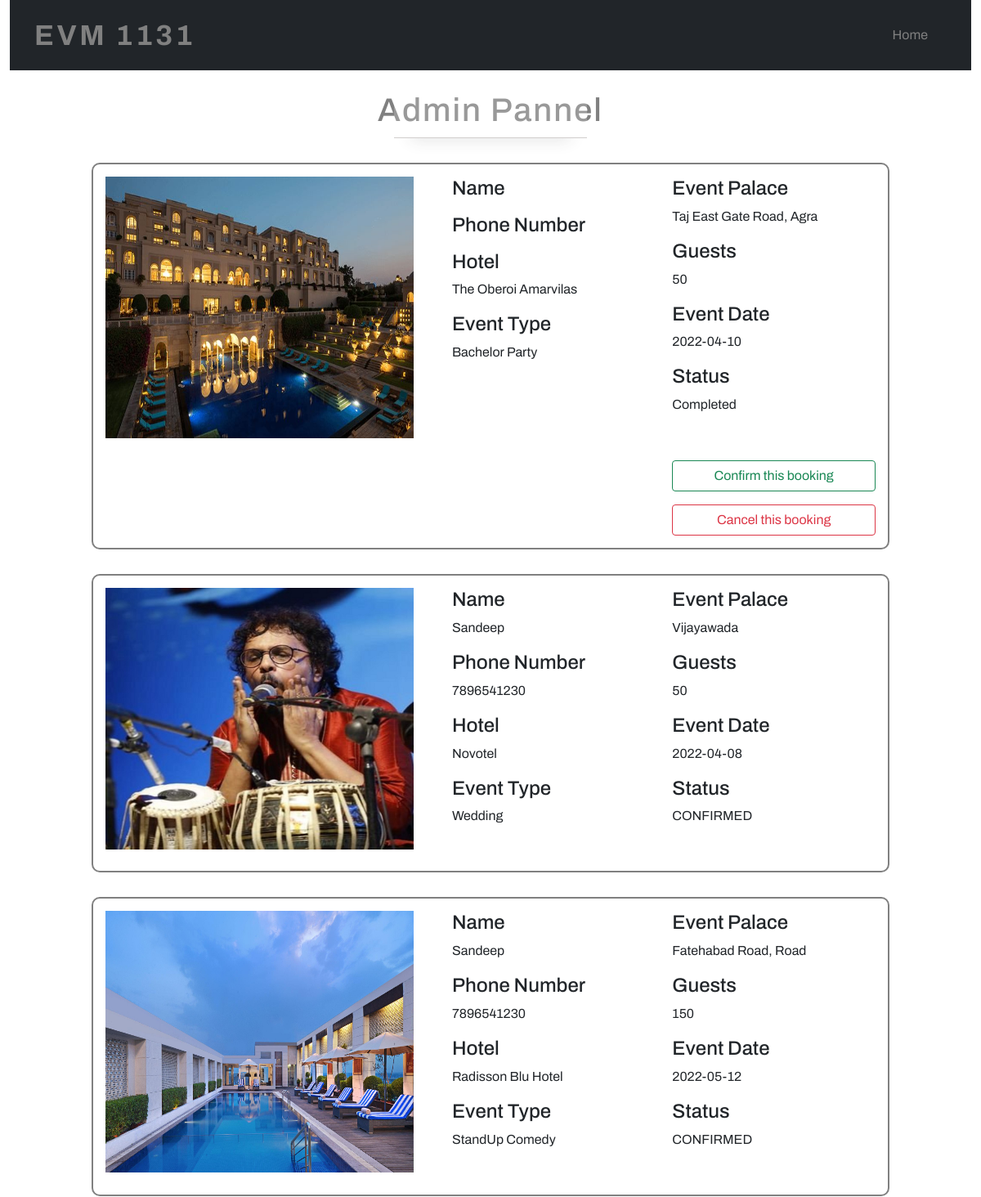
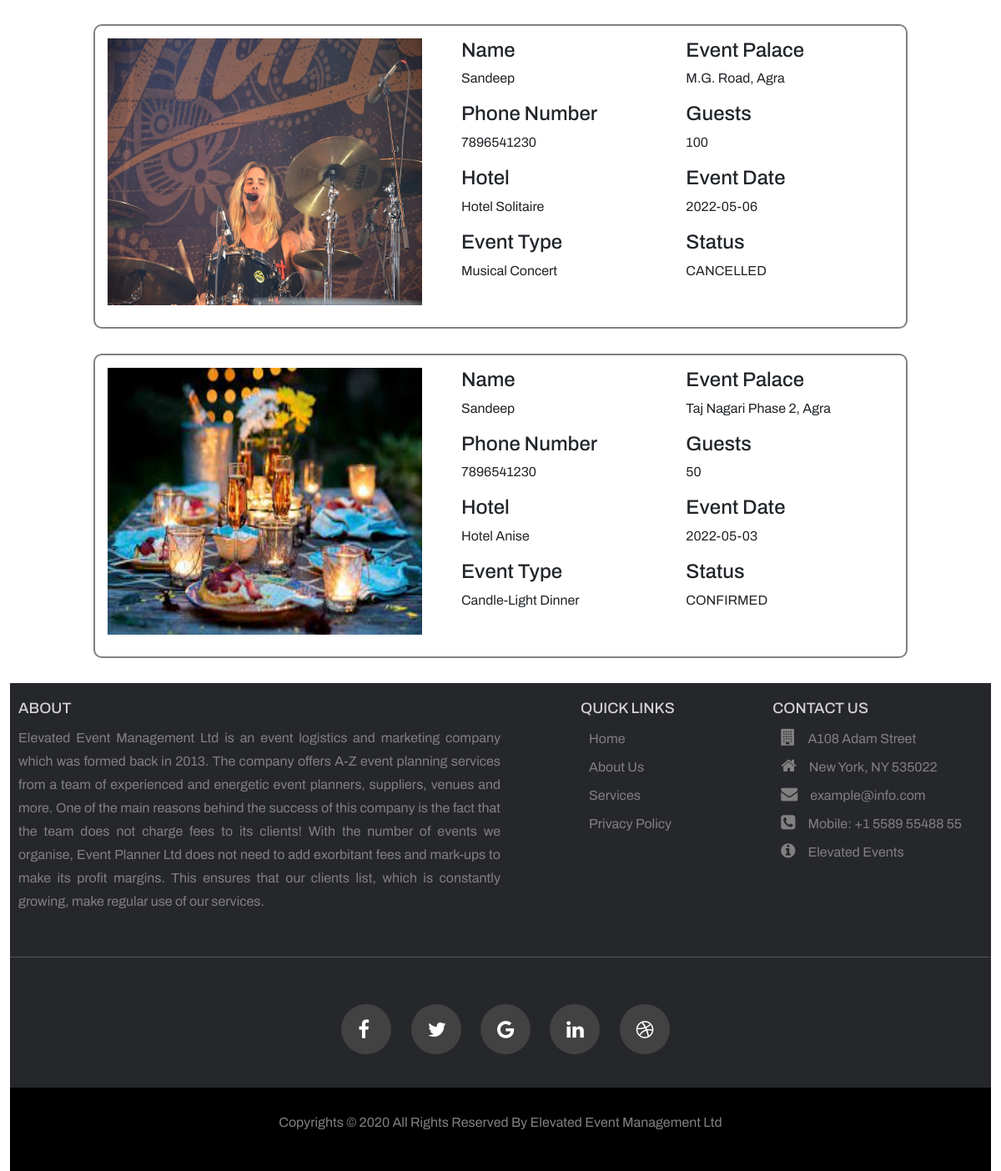
Page /AdminHome/ on the committed database (2 pictures, top to bottom).
### app/models.py (models this page shows, shortened)
class Booking(models.Model):
    user = models.ForeignKey(User,on_delete=models.CASCADE)
    venue = models.ForeignKey(Venue,on_delete=models.CASCADE)
    food_type = models.CharField(max_length=500)
    dinner_type = models.CharField(max_length=500)
    guest_count = models.IntegerField(default=100)
    total_cost = models.IntegerField(default=0)
    date = models.CharField(max_length=100)
    status = models.CharField(max_length=500,default="Pending")
    isPending = models.BooleanField(default=True)

class Venue(models.Model):
    event = models.ForeignKey(Event,on_delete=models.CASCADE)
    name = models.CharField(max_length=500)
    image = models.ImageField(upload_to='event/static/VenueImages/')
    location = models.CharField(max_length=1000)
    rating = models.DecimalField(decimal_places=2,max_digits=4)
    guests = models.IntegerField()
    wifi_available = models.BooleanField(default=False)
    t4seven_available = models.BooleanField(default=False)
    lightning_available = models.BooleanField(default=False)
    catering_available = models.BooleanField(default=False)
    dj_available = models.BooleanField(default=False)
    normal_plate_rate = models.IntegerField(default=0)
    deluxe_plate_rate = models.IntegerField(default=0)
    royal_plate_rate = models.IntegerField(default=0)

class Event(models.Model):
    event_id = models.IntegerField(unique=True)
    event_name = models.CharField(max_length=500)
    image = models.ImageField(upload_to='event/static/EventImages/')

class User(AbstractBaseUser, PermissionsMixin):
    username = models.CharField(unique=True,max_length=100)
    email = models.EmailField(unique=True, null=True , blank=True)
    name = models.CharField(max_length=100)
    mobile_no = models.CharField(max_length=100,blank=True)
    is_active = models.BooleanField(_('active'), default=True)
    is_staff = models.BooleanField(_('staff'), default=False)
    is_admin = models.BooleanField(_('admin'),default=False)
    objects = UserManager()
    USERNAME_FIELD = 'username'
    REQUIRED_FIELDS = []
    class Meta:
        verbose_name = _('user')
        verbose_name_plural = _('users')

### app/views.py (the view)
# urls.py: path('AdminHome/', AdminHomePageView, name="adminhome"),
def AdminHomePageView(request):
    bookings = Booking.objects.filter()
    context = {'bookings': bookings }
    return render(request, 'AdminHome.html',context=context)

### app/templates/AdminHome.html (shortened to what this page needs)
<!DOCTYPE html>
<html lang="en">
<head>
    <link rel="stylesheet" href="/static/Style/Admin.css">
    <link rel="stylesheet" href="/static/css/bootstrap.min.css">
    <link rel="stylesheet" href="https://stackpath.bootstrapcdn.com/font-awesome/4.7.0/css/font-awesome.min.css">
    <link rel="stylesheet" href="/static/Style/indexFooter.css">
</head>
<body>
    <div class="container-fluid">
        <nav class="navbar navbar-expand-lg bg-dark nav1">
            <div class="container">
                <a class="navbar-brand title" href="/Home/">EVM 1131</a>
                <div class="collapse navbar-collapse" id="navbarSupportedContent">
                    <ul class="navbar-nav mr-auto w-100 justify-content-end">
                        <li class="nav-item active li-link">
                            <a class="nav-link li-link" href="/">Home</a>
                        </li>
                    </ul>
                </div>
            </div>
        </nav>
        <div class="header">
            <h1>Admin Pannel</h1>
            <hr id="hr-1">
        </div>
        {% for booking in bookings %}
        <div class="content">
            <div class="left">
                <img src="../static/{{ booking.venue.image }}" alt="">
            </div>
            <div class="right">{% csrf_token %}
                <div class="right-left">
                    <h4>Name</h4>
                    <p>{{booking.user.name}}</p>
                    <h4>Phone Number</h4>
                    <p>{{booking.user.mobile_no}}</p>
                    <h4>Hotel</h4>
                    <p>{{booking.venue.name}}</p>
                    <h4>Event Type</h4>
                    <p>{{booking.venue.event.event_name}}</p>
                </div>
                <div class="right-right">
                    <h4>Event Palace</h4>
                    <p>{{booking.venue.location}}</p>
                    <h4>Guests</h4>
                    <p>{{booking.guest_count}}</p>
                    <h4>Event Date</h4>
                    <p>{{booking.date}}</p>
                    <h4>Status</h4>
                    <p>{{booking.status}}</p>
                    <br>
                    {% if booking.isPending %}
                    <a href="/confirmbooking/{{booking.id}}/" class="btn btn-outline-success d-block mt-3 ">Confirm this
                        booking</a>
                    <a href="/cancelbooking/{{booking.id}}/" class="btn btn-outline-danger d-block mt-3">Cancel this
                        booking</a>
                    {% endif %}
                </div>
            </div>
        </div>
        {% endfor %}
        <footer>
            <section class="sec-1">
                <section class="about">
                    <h2>About</h2>
                    <p>Elevated Event Management Ltd is an event logistics and marketing company which was formed
                        back
                        in 2013. The
                        company offers A-Z event planning services from a team of experienced and energetic event
                        planners, suppliers, venues and more. One of the main reasons behind the success of this
                        company
                        is the fact that the team does not charge fees to its clients! With the number of events
                        we organise, Event Planner Ltd does not need to add exorbitant fees and mark-ups to make its
                        profit margins. This ensures that our clients list, which is constantly growing, make
                        regular
                        use of our services.</p>
                </section>
                <section class="link2">
                    <h2 class="quick-1">Quick Links</h2>
                    <ul>
                        <li><a href="/Home/">Home</a></li>
                        <li><a href="/About/">About Us</a></li>
                        <li><a href="/Services/">Services</a></li>
                        <li><a href="/privacypolicy/">Privacy Policy</a></li>
                    </ul>
                </section>
                <section class="link3">
                    <h2 class="quick-2">Contact Us</h2>
                    <ul>
                        <li><i class="fa fa-building"></i><span>A108 Adam Street</span></li>
                        <li><i class="fa fa-home"></i><span>New York, NY 535022</span></li>
                        <li><i class="fa fa-envelope"></i><span><a
                                    href="mailto:example@info.com">example@info.com</a></span></li>
                        <li><i class="fa fa-phone-square"></i><span><a href="tel:+1 5589 55488 55">Mobile: +1 5589 55488
                                    55</a></span></li>
                        <li><i class="fa fa-info-circle"></i><a href="#">Elevated Events</a></li>
                    </ul>
                </section>
            </section>
            <hr width="100%" noshade>
            <section class="sec-3">
                <ul>
                    <li><a href="#"><i class="fa fa-facebook"></i></a></li>
                    <li><a href="#"><i class="fa fa-twitter"></i></a></li>
                    <li><a href="#"><i class="fa fa-google"></i></a></li>
                    <li><a href="#"><i class="fa fa-linkedin"></i></a></li>
                    <li><a href="#"><i class="fa fa-dribbble"></i></a></li>
                </ul>
            </section>
            <section class="sec-4">
                <p>
                    Copyrights &copy 2020 All Rights Reserved By
                    <a href="#">Elevated Event Management Ltd</a>
                </p>
            </section>
        </footer>
    </div>
</body>
</html>

### app/static/Style/Admin.css (style rules this page uses)
* { padding: 0; margin: 0; box-sizing: border-box; font-family: 'Archivo', sans-serif; }
a.title { font-weight: bold; text-transform: uppercase; color: gray; font-size: 35px; letter-spacing: 3.5px; }
.navbar ul li { margin: 15px; }
.navbar ul li .li-link { position: relative; color: grey; }
.navbar ul li .li-link:before { content: ""; position: absolute; width: 0; height: 2px; bottom: 0; right: 0; background-color: white; visibility: hidden; transition: all 0.3s ease-in-out; }
.header h1 { color: gray; text-align: center; }
.header h1 { margin-top: 25px; margin-bottom: 10px; letter-spacing: 2px; }
#hr-1 { border: none; height: 20px; width: 20%; height: 50px; margin-top: 0; border-bottom: 1px solid #1f1209; box-shadow: 0 20px 20px -20px #333; margin: -50px auto 10px; }
.content { width: 83%; border: 2px solid gray; padding: 15px; margin: auto; margin-top: 30px; margin-bottom: 20px; border-radius: 10px; }
.content .left { float: left; width: 40%; }
.content img { width: 100%; height: 320px; }
.content .right { float: right; width: 55%; }
.content::after { content: ''; display: block; clear: both; }
.content .right .right-left { float: left; width: 50%; }
.content .right .right-right { float: right; width: 48%; }
.right::after { content: ''; display: block; clear: both; }

### app/static/Style/indexFooter.css (style rules this page uses)
* { margin: 0; padding: 0; box-sizing: border-box; }
footer { margin-top: 30px; width: 100%; background-color: #26272b; }
.sec-1 { display: flex; flex-direction: row; justify-content: space-between; padding: 20px 10px; }
.about { width: 50%; }
.sec-1 h2 { font-size: 18px; color: lightgray; text-transform: uppercase; }
.about p { text-align: justify; color: grey; line-height: 28px; margin-top: 10px; }
.sec-1 ul { list-style: none; }
.sec-1 ul li { padding: 5px; margin-right: 20px; }
.sec-1 a { text-decoration: none; color: grey; }
.sec-1 span { color: grey; }
.sec-1 i { color: grey; font-size: 20px; }
.link3 i { margin-right: 15px; }
.quick-1, .quick-2 { margin-left: 27px; }
hr { opacity: .2; color: white; }
.sec-3 { display: flex; justify-content: center; padding: 20px; }
.sec-3 ul { list-style: none; margin: 20px; }
.sec-3 ul li { display: inline-block; width: 60px; height: 60px; border-radius: 50%; background-color: #424242; padding: 20px; margin-right: 20px; }
.sec-3 ul li i { color: white; font-size: 24px; line-height: 20px; text-align: center; }
.sec-4 { display: flex; justify-content: center; background-color: black; padding: 30px; }
.sec-4 p { color: gray; position: relative; }
.sec-4 p a { color: gray; text-decoration: none; }
.sec-4 p::after { content: ''; display: block; width: 0; bottom: -10px; right: 0; height: 2px; position: absolute; background-color: yellow; transition: all .3s; }

### rows in the picture
Booking: venue.image (picture), venue.name "The Oberoi Amarvilas", venue.event.event_name "Bachelor Party", venue.location "Taj East Gate Road, Agra", guest_count "50", date "2022-04-10", status "Completed"
Booking: venue.image (picture), user.name "Sandeep", user.mobile_no "7896541230", venue.name "Novotel", venue.event.event_name "Wedding", venue.location "Vijayawada", guest_count "50", date "2022-04-08", status "CONFIRMED"
Booking: venue.image (picture), user.name "Sandeep", user.mobile_no "7896541230", venue.name "Radisson Blu Hotel", venue.event.event_name "StandUp Comedy", venue.location "Fatehabad Road, Road", guest_count "150", date "2022-05-12", status "CONFIRMED"
Booking: venue.image (picture), user.name "Sandeep", user.mobile_no "7896541230", venue.name "Hotel Solitaire", venue.event.event_name "Musical Concert", venue.location "M.G. Road, Agra", guest_count "100", date "2022-05-06", status "CANCELLED"
Booking: venue.image (picture), user.name "Sandeep", user.mobile_no "7896541230", venue.name "Hotel Anise", venue.event.event_name "Candle-Light Dinner", venue.location "Taj Nagari Phase 2, Agra", guest_count "50", date "2022-05-03", status "CONFIRMED"
